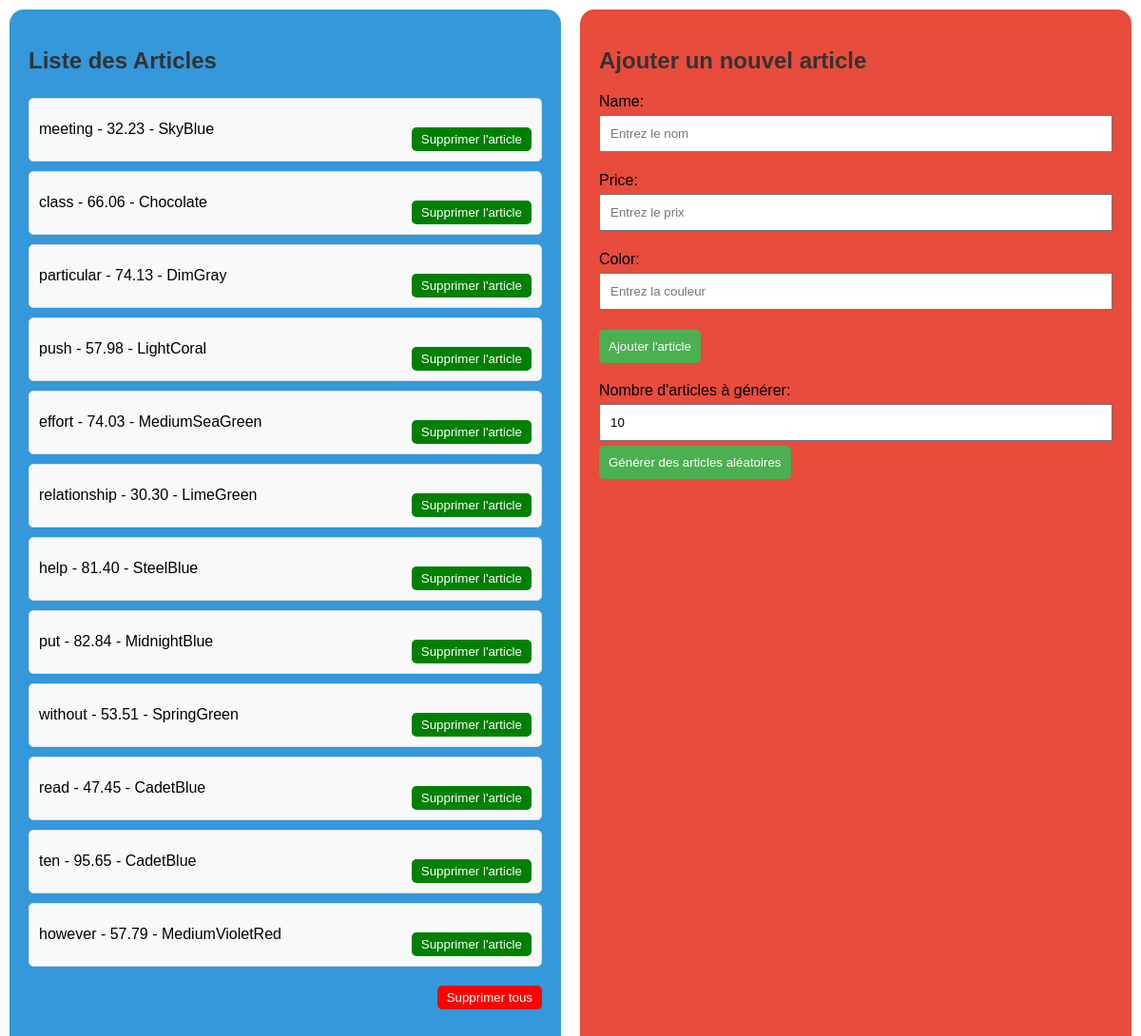
Page /article_list/ on the committed database.
### home_app/models.py (models this page shows)
class Article(models.Model):
    name = models.CharField(max_length=100)
    price = models.DecimalField(max_digits=10, decimal_places=2)
    color = models.CharField(max_length=50)

### home_app/views.py (the view)
# urls.py: path('article_list/', views.article_list, name='article_list'),
def article_list(request):
    articles = Article.objects.all()
    form = ArticleForm()
    if request.method == 'POST':
        form = ArticleForm(request.POST)
        if form.is_valid():
            form.save()
            return redirect('article_list')
    if request.method == 'POST' and 'generate_articles' in request.POST:
        article_count = int(request.POST.get('article_count', 10))
        generate_and_save_articles(article_count)
        return redirect('article_list')
    return render(request, 'article_list.html', {'articles': articles, 'form': form})

### home_app/forms.py
class ArticleForm(forms.ModelForm):
    class Meta:
        model = Article
        fields = ['name', 'price', 'color']
    def __init__(self, *args, **kwargs):
        super().__init__(*args, **kwargs)
        self.fields['name'].widget.attrs['placeholder'] = 'Entrez le nom'
        self.fields['price'].widget.attrs['placeholder'] = 'Entrez le prix'
        self.fields['color'].widget.attrs['placeholder'] = 'Entrez la couleur'

### home_app/templates/article_list.html (shortened to what this page needs)
{% load static %}
<!DOCTYPE html>
<html lang="en">
<head>
    <link rel="stylesheet" href="{% static 'css/styles.css' %}">
</head>
<body>
    <div class="container">
        <div class="left-column">
            <h2>Liste des Articles</h2>
            <div class="article-list-container">
                <ul class="article-list">
                    {% for article in articles %}
                        <li class="article-item">
                            <div class="article-info">
                                {{ article.name }} - {{ article.price }} - {{ article.color }}
                            </div>
                            <div class="delete-form">
                                <form method="post" action="{% url 'delete_article' article.id %}">
                                    <button type="submit" class="delete-button">Supprimer l'article</button>
                                </form>
                            </div>
                        </li>
                    {% endfor %}
                </ul>
            </div>
            <form method="post" action="{% url 'delete_all_articles' %}" class="delete-all-form">
                <button type="submit" class="delete-all-button">Supprimer tous</button>
            </form>
        </div>
        <div class="right-column">
            <h2>Ajouter un nouvel article</h2>
            <form method="post" action="{% url 'add_article' %}">
                {{ form.as_p }}
                <button type="submit">Ajouter l'article</button>
            </form>
            <form method="post" action="{% url 'article_list' %}">
                <label for="article_count">Nombre d'articles à générer:</label>
                <input type="number" name="article_count" id="article_count" value="10" min="1" max="100">
                <button type="submit" name="generate_articles">Générer des articles aléatoires</button>
            </form>
        </div>
    </div>
</body>
</html>

### static/css/styles.css (style rules this page uses)
body { font-family: Arial, sans-serif; margin: 0; }
h2 { color: #333; }
ul { list-style-type: none; padding: 0; }
li { border: 1px solid #ddd; margin: 5px 0; padding: 10px; background-color: #f9f9f9; border-radius: 5px; }
form { margin-top: 20px; }
input[type="text"], input[type="number"] { width: 100%; padding: 10px; margin: 5px 0; box-sizing: border-box; }
button { background-color: #4caf50; color: white; padding: 10px; border: none; border-radius: 5px; cursor: pointer; }
.article-list-container { overflow-y: auto; max-height: 83%; }
.article-list { list-style-type: none; padding: 0; margin: 0; }
.article-item { display: flex; justify-content: space-between; align-items: center; margin-bottom: 10px; }
.article-info { flex-grow: 1; }
.delete-form { display: flex; align-items: center; }
.delete-button { background-color: green; color: white; border: none; padding: 5px 10px; cursor: pointer; align-items: center; }
.delete-all-form { text-align: right; }
.delete-all-button { background-color: red; color: white; border: none; padding: 5px 10px; cursor: pointer; }
.container { display: flex; height: 100vh; }
.left-column, .right-column { flex: 1; padding: 20px; border-radius: 15px; }
.left-column { background-color: #3498db; margin: 10px; }
.right-column { background-color: #e74c3c; margin: 10px; }

### rows in the picture
Article: name "meeting", price "32.23", color "SkyBlue"
Article: name "class", price "66.06", color "Chocolate"
Article: name "particular", price "74.13", color "DimGray"
Article: name "push", price "57.98", color "LightCoral"
Article: name "effort", price "74.03", color "MediumSeaGreen"
Article: name "relationship", price "30.30", color "LimeGreen"
Article: name "help", price "81.40", color "SteelBlue"
Article: name "put", price "82.84", color "MidnightBlue"
Article: name "without", price "53.51", color "SpringGreen"
Article: name "read", price "47.45", color "CadetBlue"
Article: name "ten", price "95.65", color "CadetBlue"
Article: name "however", price "57.79", color "MediumVioletRed"
